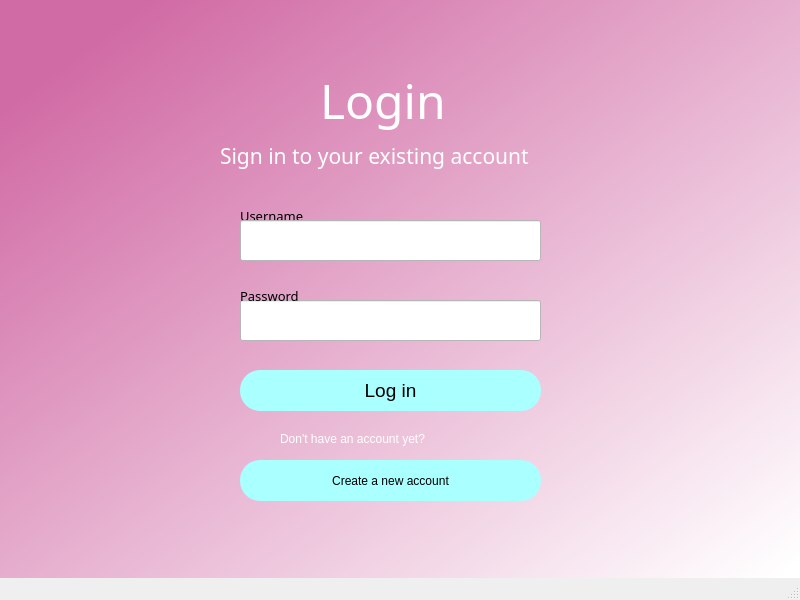
<?xml version="1.0" encoding="UTF-8"?>
<ui version="4.0">
 <class>LoginWindow</class>
 <widget class="QMainWindow" name="LoginWindow">
  <property name="geometry">
   <rect>
    <x>0</x>
    <y>0</y>
    <width>800</width>
    <height>600</height>
   </rect>
  </property>
  <property name="windowTitle">
   <string>MainWindow</string>
  </property>
  <widget class="QWidget" name="centralwidget">
   <property name="styleSheet">
    <string notr="true">QWidget#centralwidget{
background-color: qlineargradient(spread:pad, x1:0.091, y1:0.101636, x2:0.991379, y2:0.977, stop:0 rgba(209, 107, 165, 255), stop:1 rgba(255, 255, 255, 255));}</string>
   </property>
   <widget class="QLabel" name="label">
    <property name="geometry">
     <rect>
      <x>240</x>
      <y>205</y>
      <width>81</width>
      <height>21</height>
     </rect>
    </property>
    <property name="font">
     <font>
      <family>MS Shell Dig2</family>
      <pointsize>10</pointsize>
      <italic>false</italic>
      <bold>false</bold>
     </font>
    </property>
    <property name="styleSheet">
     <string notr="true">font: 10pt &quot;MS Shell Dig2&quot;;
color: rgb(0,0,0);</string>
    </property>
    <property name="text">
     <string>Username</string>
    </property>
   </widget>
   <widget class="QLineEdit" name="usernameLineEdit">
    <property name="geometry">
     <rect>
      <x>240</x>
      <y>220</y>
      <width>301</width>
      <height>41</height>
     </rect>
    </property>
    <property name="styleSheet">
     <string notr="true">background-color:rgb(255, 255, 255);
border-color: rgb(0,0,0);
font: 12pt &quot;MS Shell Dig 2&quot;</string>
    </property>
   </widget>
   <widget class="QLabel" name="label_3">
    <property name="geometry">
     <rect>
      <x>320</x>
      <y>70</y>
      <width>131</width>
      <height>61</height>
     </rect>
    </property>
    <property name="font">
     <font>
      <family>MS Shell Dig 2</family>
      <pointsize>36</pointsize>
      <italic>false</italic>
      <bold>false</bold>
     </font>
    </property>
    <property name="styleSheet">
     <string notr="true">font: 36pt &quot;MS Shell Dig 2&quot;; color: rgb(255, 255, 255)</string>
    </property>
    <property name="text">
     <string>Login</string>
    </property>
   </widget>
   <widget class="QLabel" name="label_4">
    <property name="geometry">
     <rect>
      <x>220</x>
      <y>140</y>
      <width>341</width>
      <height>31</height>
     </rect>
    </property>
    <property name="font">
     <font>
      <family>MS Shell Dig 2</family>
      <pointsize>16</pointsize>
      <italic>false</italic>
      <bold>false</bold>
     </font>
    </property>
    <property name="styleSheet">
     <string notr="true">font: 16pt &quot;MS Shell Dig 2&quot;; color: rgb(255, 255, 255)</string>
    </property>
    <property name="text">
     <string>Sign in to your existing account</string>
    </property>
   </widget>
   <widget class="QLineEdit" name="passwordLineEdit">
    <property name="geometry">
     <rect>
      <x>240</x>
      <y>300</y>
      <width>301</width>
      <height>41</height>
     </rect>
    </property>
    <property name="styleSheet">
     <string notr="true">background-color:rgb(255, 255, 255);
border-color: rgb(0,0,0);
font: 12pt &quot;MS Shell Dig 2&quot;</string>
    </property>
   </widget>
   <widget class="QPushButton" name="pushButton">
    <property name="geometry">
     <rect>
      <x>240</x>
      <y>370</y>
      <width>301</width>
      <height>41</height>
     </rect>
    </property>
    <property name="font">
     <font>
      <family>MS Shell Dlg 2</family>
      <pointsize>14</pointsize>
      <italic>false</italic>
      <bold>false</bold>
     </font>
    </property>
    <property name="styleSheet">
     <string notr="true">border-radius:20px;
background-color: rgb(170, 255, 255);
font: 14pt &quot;MS Shell Dlg 2&quot;;
color: rgb(0, 0, 0);</string>
    </property>
    <property name="text">
     <string>Log in</string>
    </property>
   </widget>
   <widget class="QLabel" name="label_5">
    <property name="geometry">
     <rect>
      <x>240</x>
      <y>280</y>
      <width>81</width>
      <height>31</height>
     </rect>
    </property>
    <property name="font">
     <font>
      <family>MS Shell Dig2</family>
      <pointsize>10</pointsize>
      <italic>false</italic>
      <bold>false</bold>
     </font>
    </property>
    <property name="styleSheet">
     <string notr="true">font: 10pt &quot;MS Shell Dig2&quot;;
color: rgb(0,0,0);</string>
    </property>
    <property name="text">
     <string>Password</string>
    </property>
   </widget>
   <widget class="QPushButton" name="createAccountPushButton">
    <property name="geometry">
     <rect>
      <x>240</x>
      <y>460</y>
      <width>301</width>
      <height>41</height>
     </rect>
    </property>
    <property name="styleSheet">
     <string notr="true">border-radius:20px;
background-color: rgb(170, 255, 255);
font: 14pt &quot;MS Shell Dlg 2&quot;;
color: rgb(0, 0, 0);</string>
    </property>
    <property name="text">
     <string>Create a new account</string>
    </property>
   </widget>
   <widget class="QLabel" name="label_2">
    <property name="geometry">
     <rect>
      <x>280</x>
      <y>430</y>
      <width>221</width>
      <height>17</height>
     </rect>
    </property>
    <property name="styleSheet">
     <string notr="true">font: 12pt &quot;MS Shell Dig 2&quot;; color: rgb(255, 255, 255)</string>
    </property>
    <property name="text">
     <string>Don't have an account yet?</string>
    </property>
   </widget>
  </widget>
  <widget class="QStatusBar" name="statusbar"/>
 </widget>
 <resources/>
 <connections/>
</ui>
